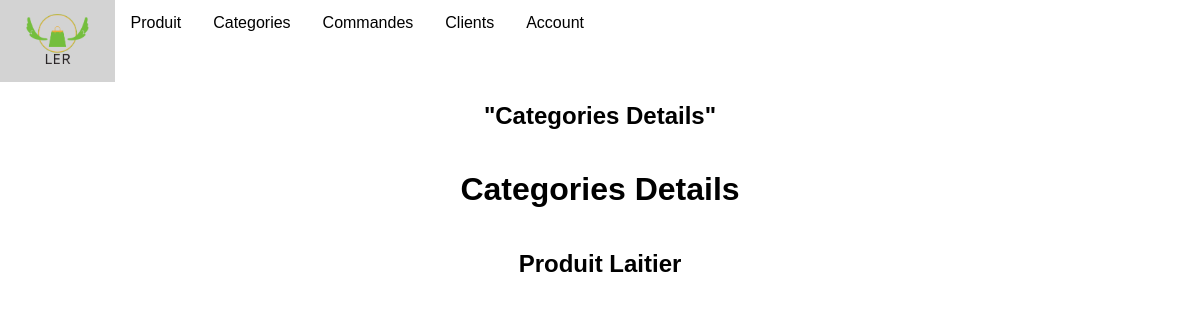
The page /employer/categories/detail/1/ on the database as committed earlier.
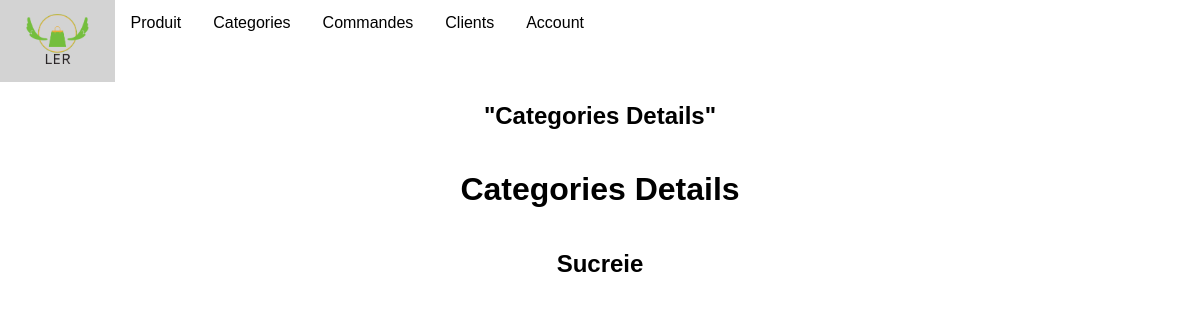
The same page on the database as committed later.
### employer/models.py (models this page shows)
class Categories(models.Model):
    nom = models.CharField(max_length=30,null=False)
    descriptif = models.TextField(max_length=100,null=True)
    def __str__(self) -> str:
        return self.nom

### employer/views/categories/categories_detail.py (the view)
# urls.py: path('categories/detail/<int:pk>/', CategoriesDetailView.as_view(), name='categories_detail'),
class CategoriesDetailView(DetailView):
    model = Categories
    template_name = "categories/categories_detail.html"

### Drive/templates/categories/categories_detail.html (shortened to what this page needs)
{% extends "main.html" %}
{% block content %}
<h2 class="form-title">"Categories Details"</h2>
<h1>Categories Details</h1>
<h2>{{object}}</h2>
{% endblock %}

Rows that differ between the two databases and show on the page:
changed Categories: nom "Produit Laitier" → "Sucreie"
